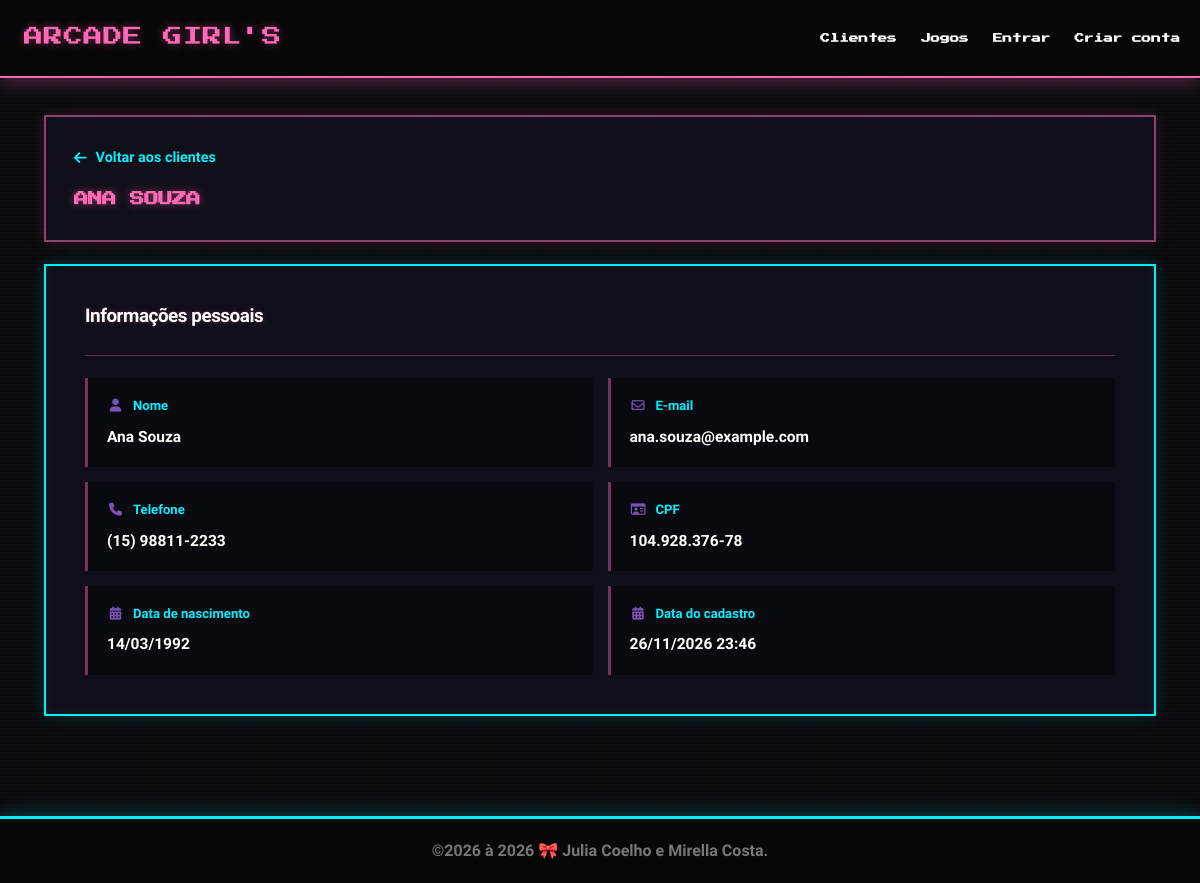
The page /clientes/view.php?id=1 on the database its author committed.
### tables this page shows
CREATE TABLE IF NOT EXISTS Clientes (
    Id INT AUTO_INCREMENT PRIMARY KEY,
    Nome VARCHAR(120) NOT NULL,
    Email VARCHAR(150) NULL,
    Telefone VARCHAR(30) NULL,
    CPF VARCHAR(14) NULL UNIQUE,
    DataNascimento DATE NULL,
    Foto VARCHAR(100) NULL,
    DataCad DATETIME NOT NULL DEFAULT CURRENT_TIMESTAMP
);

### inc/database.php (called while the page is built, shortened)
<?php
function open_database() {
    try {
        $conn = new mysqli(DB_HOST, DB_USER, DB_PASSWORD, DB_NAME);
        $conn->set_charset('utf8mb4');
        return $conn;
    } catch (Throwable $e) {
        error_log('Erro de conexao ao banco: ' . $e->getMessage());
        return null;
    }
}
function db_table($table) {
    $tables = [
        'celular' => 'Celular',
        'clientes' => 'Clientes',
        'usuarios' => 'Usuarios',
        'jogos' => 'Jogos',
    ];
    $key = strtolower((string)$table);
    return $tables[$key];
}
function db_execute($database, $sql, $values = []) {
    $stmt = $database->prepare($sql);
    if ($values) {
        $types = '';
        foreach ($values as $value) {
            $types .= is_int($value) ? 'i' : 's';
        }
        $stmt->bind_param($types, ...$values);
    }
    $stmt->execute();
    return $stmt;
}
function find($table = null, $id = null) {
    $database = null;
    try {
        $table = db_table($table);
        $database = open_database();
        if ($id !== null && $id !== '') {
            $id = filter_var($id, FILTER_VALIDATE_INT, ['options' => ['min_range' => 1]]);
            $stmt = db_execute($database, "SELECT * FROM `$table` WHERE `Id` = ?", [$id]);
            $result = $stmt->get_result();
            $row = $result->fetch_assoc() ?: null;
            return $row;
        }
        $result = $database->query("SELECT * FROM `$table`");
        $rows = $result->fetch_all(MYSQLI_ASSOC);
        return $rows ?: null;
    } catch (Throwable $e) {
        db_failure($e);
        return null;
    } finally {
        close_database($database);
    }
}

### clientes/view.php (the view, shortened to what this page needs)
<?php
$id = filter_input(INPUT_GET, 'id', FILTER_VALIDATE_INT, [
    'options' => ['min_range' => 1]
]);
$cliente = $id ? find('Clientes', $id) : null;
$nome = htmlspecialchars((string)($cliente['Nome'] ?? ''), ENT_QUOTES, 'UTF-8');
$email = htmlspecialchars((string)($cliente['Email'] ?: 'Não informado'), ENT_QUOTES, 'UTF-8');
$telefone = htmlspecialchars((string)($cliente['Telefone'] ?: 'Não informado'), ENT_QUOTES, 'UTF-8');
$cpf = htmlspecialchars((string)($cliente['CPF'] ?: 'Não informado'), ENT_QUOTES, 'UTF-8');
$dataNascimentoTimestamp = !empty($cliente['DataNascimento']) ? strtotime((string)$cliente['DataNascimento']) : false;
$dataNascimento = $dataNascimentoTimestamp ? date('d/m/Y', $dataNascimentoTimestamp) : 'Não informada';
$dataTimestamp = !empty($cliente['DataCad']) ? strtotime((string)$cliente['DataCad']) : false;
$dataCadastro = $dataTimestamp ? date('d/m/Y H:i', $dataTimestamp) : 'Não informada';
?>
<section class="detalhe-pagina">
    <div class="cliente-detalhe-topo">
        <div>
            <a href="index.php" class="detalhe-voltar">
                <i class="fa fa-arrow-left" aria-hidden="true"></i> Voltar aos clientes
            </a>
            <h1 class="cliente-detalhe-nome"><?= $nome ?></h1>
        </div>
    </div>
    <div class="detalhe-card cliente-detalhe-informacoes">
            <div class="detalhe-titulo-secao">
                <div>
                    <h3>Informações pessoais</h3>
                </div>
            </div>
            <dl class="detalhe-campos">
                <div class="detalhe-campo">
                    <dt><i class="fa fa-user" aria-hidden="true"></i> Nome</dt>
                    <dd><?= $nome ?></dd>
                </div>
                <div class="detalhe-campo">
                    <dt><i class="fa fa-envelope-o" aria-hidden="true"></i> E-mail</dt>
                    <dd><?= $email ?></dd>
                </div>
                <div class="detalhe-campo">
                    <dt><i class="fa fa-phone" aria-hidden="true"></i> Telefone</dt>
                    <dd><?= $telefone ?></dd>
                </div>
                <div class="detalhe-campo">
                    <dt><i class="fa fa-id-card-o" aria-hidden="true"></i> CPF</dt>
                    <dd><?= $cpf ?></dd>
                </div>
                <div class="detalhe-campo">
                    <dt><i class="fa fa-calendar" aria-hidden="true"></i> Data de nascimento</dt>
                    <dd><?= htmlspecialchars($dataNascimento, ENT_QUOTES, 'UTF-8') ?></dd>
                </div>
                <div class="detalhe-campo">
                    <dt><i class="fa fa-calendar" aria-hidden="true"></i> Data do cadastro</dt>
                    <dd><?= htmlspecialchars($dataCadastro, ENT_QUOTES, 'UTF-8') ?></dd>
                </div>
            </dl>
    </div>
</section>

### css/style.css (style rules this page uses)
:root { --ink: #211b33; --muted: #716b83; --violet: #6d43bc; --violet-dark: #4e328b; --line: #e9e5f3; }
* { box-sizing: border-box; }
body { padding-top: 94px; background: linear-gradient(150deg, #faf8ff 0%, #f7f7fc 60%, #f8f9fc 100%); color: var(--ink); min-height: 100vh; }
h1, h2, h3, h4 { font-weight: 700; letter-spacing: -.025em; }
h1 { font-size: clamp(1.7rem, 3vw, 2.25rem); }
.detalhe-pagina { padding-bottom: 2rem; }
.detalhe-voltar { display: inline-flex; gap: 7px; align-items: center; color: #7653a6; font-weight: 600; text-decoration: none; font-size: .91rem; margin-bottom: 22px; }
.detalhe-card { background: #fff; border: 1px solid #e9e0f4; border-radius: 17px; box-shadow: 0 7px 24px rgba(67, 42, 111, .055); padding: clamp(20px, 3vw, 30px); min-width: 0; }
.detalhe-titulo-secao { display: flex; gap: 12px; align-items: center; padding-bottom: 21px; margin-bottom: 22px; border-bottom: 1px solid #eee8f6; }
.detalhe-titulo-secao h3 { margin: 0 0 3px; font-size: 1.12rem; color: #37274e; }
.detalhe-campos { display: grid; grid-template-columns: repeat(2, minmax(0, 1fr)); column-gap: 20px; row-gap: 17px; margin: 0; }
.detalhe-campo { padding: 15px 17px; border: 1px solid #eee8f6; border-radius: 12px; min-width: 0; background: #fcfbfe; }
.detalhe-campo dt { display: flex; align-items: center; gap: 8px; color: #81758e; font-weight: 600; font-size: .81rem; margin-bottom: 8px; }
.detalhe-campo dt i { color: #7954b5; width: 15px; text-align: center; }
.detalhe-campo dd { margin: 0; color: #322548; font-weight: 650; font-size: .96rem; overflow-wrap: anywhere; }
:root { --pw-purple: #7044b7; --pw-purple-dark: #4c2f7e; --pw-ink: #2d2342; --pw-muted: #80748e; --pw-border: #e8dff3; --pw-light: #f7f3fc; --pw-shadow: 0 14px 40px rgba(53, 34, 94, .07); }
.detalhe-pagina { padding: 6px 0 40px; color: var(--pw-ink, #2d2342); }
.detalhe-voltar { display: inline-flex; align-items: center; gap: 9px; margin-bottom: 18px; text-decoration: none; color: #7653a6; font-size: .9rem; font-weight: 650; transition: color .16s ease; }
.detalhe-card { position: relative; min-width: 0; padding: clamp(24px, 3.3vw, 39px); border: 1px solid #e8dff3; border-radius: 23px; background: linear-gradient(145deg, #fff 0%, #fff 72%, #fcfaff 100%); box-shadow: 0 14px 40px rgba(53, 34, 94, .07); }
.detalhe-titulo-secao { display: flex; align-items: center; gap: 15px; padding-bottom: 22px; margin-bottom: 22px; border-bottom: 1px solid #eee7f6; }
.detalhe-titulo-secao h3 { margin: 0 0 5px; color: #382550; font-size: 1.18rem; font-weight: 750; }
.detalhe-campos { display: grid; grid-template-columns: repeat(2, minmax(0, 1fr)); gap: 15px; margin: 0; }
.detalhe-campo { min-width: 0; padding: 18px 19px; border: 1px solid #eae1f5; border-radius: 14px; background: #faf8fe; transition: border-color .16s ease, background-color .16s ease; }
.detalhe-campo dt { display: flex; align-items: center; gap: 9px; margin-bottom: 10px; font-size: .82rem; font-weight: 650; color: #7c6c8c; }
.detalhe-campo dt i { width: 17px; text-align: center; color: #7954b5; }
.detalhe-campo dd { margin: 0; color: #332449; font-size: .97rem; font-weight: 700; overflow-wrap: anywhere; }

### rows shown on the page
clientes: Nome "ANA SOUZA", Nome "Ana Souza", Email "ana.souza@example.com", Telefone "(15) 98811-2233", CPF "104.928.376-78", DataNascimento "14/03/1992", DataCad "26/11/2026 23:46"

### other values the page prints
$dt->format('Y') "2026"
